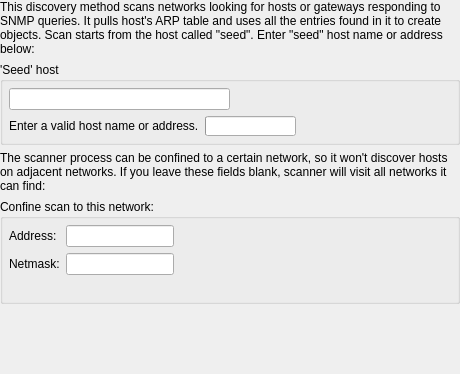
     <widget class="QWidget" name="WizardPage4">
      <layout class="QVBoxLayout">
       <property name="margin">
        <number>0</number>
       </property>
       <item>
        <widget class="QLabel" name="textLabel3_2">
         <property name="text">
          <string>This discovery method scans networks looking for hosts or gateways responding to SNMP queries. It pulls host's ARP table and uses all the entries found in it to create objects. Scan starts from the host called &quot;seed&quot;. Enter &quot;seed&quot; host name or address below:</string>
         </property>
         <property name="alignment">
          <set>Qt::AlignVCenter</set>
         </property>
         <property name="wordWrap">
          <bool>true</bool>
         </property>
        </widget>
       </item>
       <item>
        <widget class="QGroupBox" name="buttonGroup4">
         <property name="title">
          <string>'Seed' host</string>
         </property>
         <layout class="QGridLayout">
          <property name="margin">
           <number>6</number>
          </property>
          <item row="0" column="0">
           <layout class="QHBoxLayout">
            <item>
             <widget class="QLineEdit" name="seedhostname">
              <property name="text">
               <string/>
              </property>
             </widget>
            </item>
            <item>
             <spacer>
              <property name="orientation">
               <enum>Qt::Horizontal</enum>
              </property>
              <property name="sizeType">
               <enum>QSizePolicy::Expanding</enum>
              </property>
              <property name="sizeHint" stdset="0">
               <size>
                <width>211</width>
                <height>21</height>
               </size>
              </property>
             </spacer>
            </item>
           </layout>
          </item>
          <item row="1" column="0">
           <layout class="QHBoxLayout">
            <item>
             <widget class="QLabel" name="seedhosterror_message">
              <property name="enabled">
               <bool>true</bool>
              </property>
              <property name="minimumSize">
               <size>
                <width>0</width>
                <height>20</height>
               </size>
              </property>
              <property name="text">
               <string>Enter a valid host name or address.</string>
              </property>
              <property name="wordWrap">
               <bool>false</bool>
              </property>
             </widget>
            </item>
            <item>
             <widget class="QProgressBar" name="DNSprogress">
              <property name="sizePolicy">
               <sizepolicy hsizetype="Fixed" vsizetype="Fixed">
                <horstretch>0</horstretch>
                <verstretch>0</verstretch>
               </sizepolicy>
              </property>
              <property name="maximumSize">
               <size>
                <width>32767</width>
                <height>20</height>
               </size>
              </property>
              <property name="orientation">
               <enum>Qt::Horizontal</enum>
              </property>
             </widget>
            </item>
            <item>
             <spacer>
              <property name="orientation">
               <enum>Qt::Horizontal</enum>
              </property>
              <property name="sizeType">
               <enum>QSizePolicy::Expanding</enum>
              </property>
              <property name="sizeHint" stdset="0">
               <size>
                <width>40</width>
                <height>20</height>
               </size>
              </property>
             </spacer>
            </item>
           </layout>
          </item>
         </layout>
        </widget>
       </item>
       <item>
        <widget class="QLabel" name="textLabel4">
         <property name="text">
          <string>The scanner process can be confined to a certain network, so it won't discover hosts on adjacent networks. If you leave these fields blank, scanner will visit all networks it can find:</string>
         </property>
         <property name="alignment">
          <set>Qt::AlignVCenter</set>
         </property>
         <property name="wordWrap">
          <bool>true</bool>
         </property>
        </widget>
       </item>
       <item>
        <widget class="QGroupBox" name="buttonGroup3">
         <property name="title">
          <string>Confine scan to this network:</string>
         </property>
         <layout class="QGridLayout">
          <property name="margin">
           <number>6</number>
          </property>
          <item row="0" column="1">
           <widget class="QLineEdit" name="snmpinaddr"/>
          </item>
          <item row="1" column="1">
           <widget class="QLineEdit" name="snmpinmask"/>
          </item>
          <item row="0" column="2">
           <spacer>
            <property name="orientation">
             <enum>Qt::Horizontal</enum>
            </property>
            <property name="sizeType">
             <enum>QSizePolicy::Expanding</enum>
            </property>
            <property name="sizeHint" stdset="0">
             <size>
              <width>271</width>
              <height>20</height>
             </size>
            </property>
           </spacer>
          </item>
          <item row="1" column="2">
           <spacer>
            <property name="orientation">
             <enum>Qt::Horizontal</enum>
            </property>
            <property name="sizeType">
             <enum>QSizePolicy::Expanding</enum>
            </property>
            <property name="sizeHint" stdset="0">
             <size>
              <width>271</width>
              <height>20</height>
             </size>
            </property>
           </spacer>
          </item>
          <item row="1" column="0">
           <widget class="QLabel" name="textLabel6">
            <property name="text">
             <string>Netmask:</string>
            </property>
            <property name="wordWrap">
             <bool>false</bool>
            </property>
           </widget>
          </item>
          <item row="0" column="0">
           <widget class="QLabel" name="textLabel5">
            <property name="text">
             <string>Address:</string>
            </property>
            <property name="wordWrap">
             <bool>false</bool>
            </property>
           </widget>
          </item>
          <item row="2" column="0" colspan="3">
           <widget class="QLabel" name="confineerror_message">
            <property name="text">
             <string/>
            </property>
            <property name="wordWrap">
             <bool>false</bool>
            </property>
           </widget>
          </item>
         </layout>
        </widget>
       </item>
       <item>
        <spacer>
         <property name="orientation">
          <enum>Qt::Vertical</enum>
         </property>
         <property name="sizeType">
          <enum>QSizePolicy::Expanding</enum>
         </property>
         <property name="sizeHint" stdset="0">
          <size>
           <width>20</width>
           <height>70</height>
          </size>
         </property>
        </spacer>
       </item>
      </layout>
     </widget>
